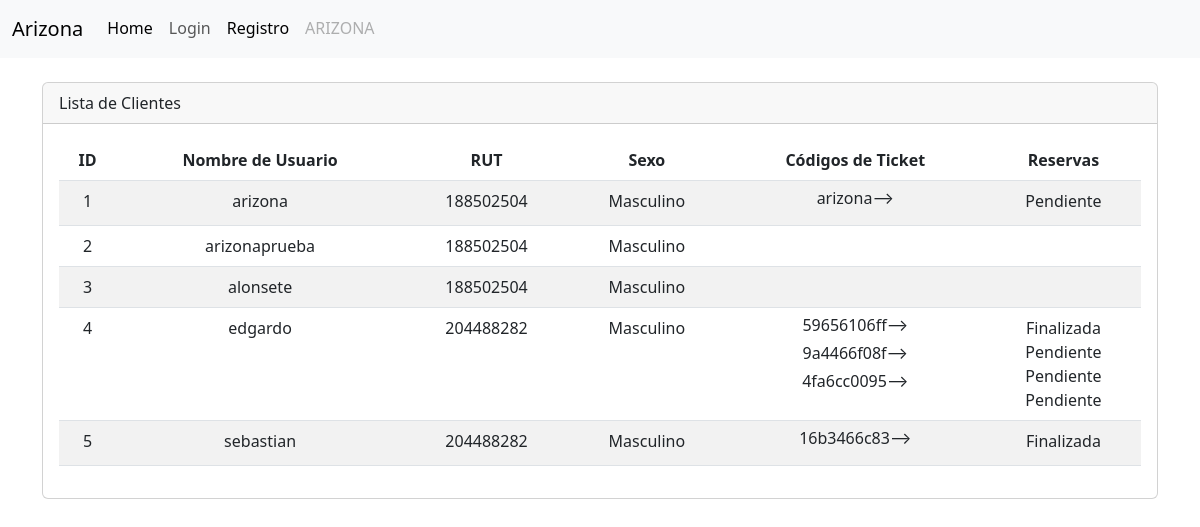
Before: /cliente/list/ with the older database file.
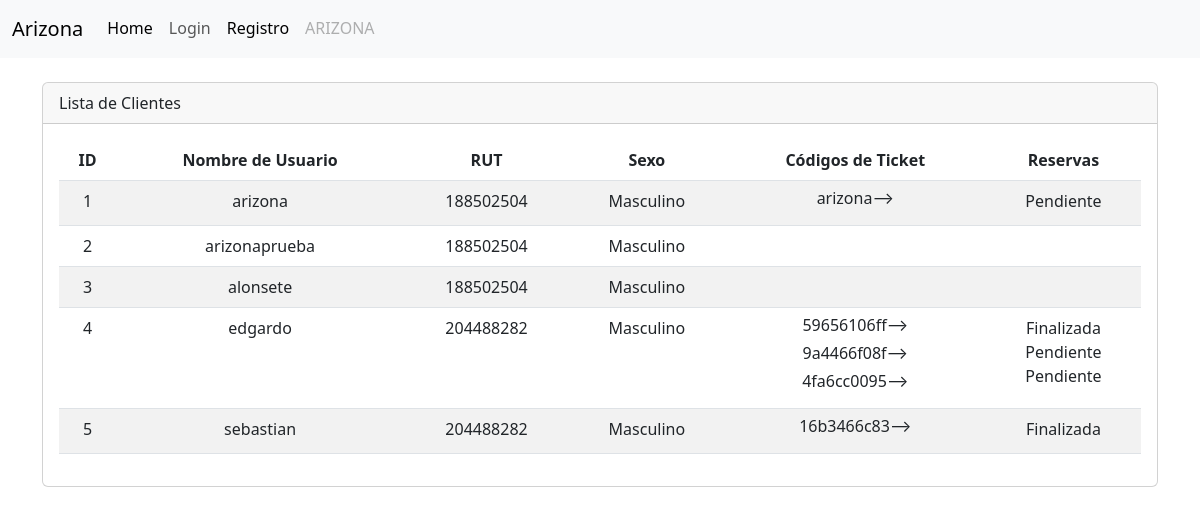
After: the same page with the newer database file.
### cliente/models.py (models this page shows, shortened)
class Cliente(models.Model):
    SEXO = [
        ('F', 'Femenino'),
        ('M', 'Masculino'),
    ]
    user = models.OneToOneField(
        'accounts.User',
        verbose_name='Usuario',
        on_delete=models.CASCADE
    )
    rut = models.CharField(max_length=10)
    sexo = models.CharField(max_length=10, choices=SEXO)

class Ticket(models.Model):
    cliente = models.ForeignKey(Cliente, on_delete=models.CASCADE)
    codigo = models.CharField(max_length=10)
    fecha_envio = models.DateTimeField(auto_now_add=True)
    reserva = models.ForeignKey(Reserva, on_delete=models.CASCADE)

class Reserva(models.Model):
    cliente = models.ForeignKey(Cliente, on_delete=models.CASCADE)
    agenda = models.ForeignKey(Agenda, on_delete=models.CASCADE)
    dia = models.DateField()
    ESTADO_CHOICES = [
        ('disponible', 'Disponible'),
        ('pendiente', 'Pendiente'),
        ('finalizada', 'Finalizada'),
    ]
    estado = models.CharField(max_length=20, choices=ESTADO_CHOICES, default='disponible')
    class Meta:
        unique_together = ('agenda', 'cliente', 'dia')

### accounts/models.py (models this page shows, shortened)
class User(AbstractBaseUser, PermissionsMixin):
    id = models.AutoField(primary_key=True, unique=True)
    username = models.CharField(
        'Usuario', max_length=30, unique=True, validators=[
            validators.RegexValidator(
                re.compile('^[\w.@+-]+$'),
                'ingrese un nombre de usuario valido '
                'Este valor debe contener solo letras, números '
                'excepto: @/./+/-/_.',
                'invalid'
            )
        ],
        help_text='Un nombre corto que sera usado'+
                  ' para identificarlo de forma unica en la plataforma.'
    )
    name = models.CharField('Nombre', max_length=20)
    apellidos = models.CharField('Apellidos', max_length=30)
    email = models.EmailField('Email', unique=True)
    is_staff = models.BooleanField('Admin', default=False)
    is_active = models.BooleanField('Ativo', default=True)
    date_joined = models.DateTimeField('Data de Entrada', auto_now_add=True)
    roles = models.ForeignKey(Rol, on_delete=models.CASCADE, blank=True, null=True)
    USERNAME_FIELD = 'username'
    REQUIRED_FIELDS = ['email']
    objects = CustomUserManager()
    class Meta:
        verbose_name = 'Usuario'
        verbose_name_plural = 'Usuarios'

### cliente/views.py (the view)
# urls.py: path('list/', views.cliente_list, name='cliente_list'),
def cliente_list(request):
    clientes = Cliente.objects.all()
    context = {'clientes': clientes}
    return render(request, 'cliente/listar.html', context)

### servicio/models.py (called while the page is built)
    def __str__(self):
        return self.nombre

    def __str__(self):
        return f'Cancha {self.numeracion}'

    def __str__(self):
        return f'{self.hora_inicio.strftime("%I:%M %p")} - {self.hora_fin.strftime("%I:%M %p")}'

### cliente/templates/cliente/listar.html (shortened to what this page needs)
{% extends "layout.html" %}
{% load static %}
{% load humanize %}
{% block container %}
<div class="container">
  <br>
  <div class="card">
    <div class="card-header">
      Lista de Clientes
    </div>
    <div class="card-body">
      <div class="table-responsive text-center">
        <table class="table table-striped table-hover">
          <thead>
            <tr>
              <th>ID</th>
              <th>Nombre de Usuario </th>
              <th>RUT</th>
              <th>Sexo</th>
              <th>Códigos de Ticket</th>
              <th>Reservas</th>
            </tr>
          </thead>
          <tbody>
            {% for cliente in clientes %}
            <tr>
              <td>{{ cliente.id }}</td>
              <td>{{ cliente.user.username }}</td>
              <td>{{ cliente.rut }}</td>
              <td>{{ cliente.get_sexo_display }}</td>
              <td>
                {% for ticket in cliente.ticket_set.all %}
                <a class="btn ticket-modal-button" data-target="#ticketModal{{ ticket.codigo }}" data-toggle="modal"
                  style="margin-top: -10px;">{{ ticket.codigo }}&#10230;</a><br>
                {% endfor %}
              </td>
              <td>
                {% for reserva in cliente.reserva_set.all %}
                {{ reserva.get_estado_display }}<br>
                {% endfor %}
              </td>
            </tr>
            {% endfor %}
          </tbody>
        </table>
      </div>
    </div>
  </div>
</div>
{% endblock %}

Changed rows visible on the page:
removed Reserva: estado "Pendiente", shown under Cliente "edgardo"
